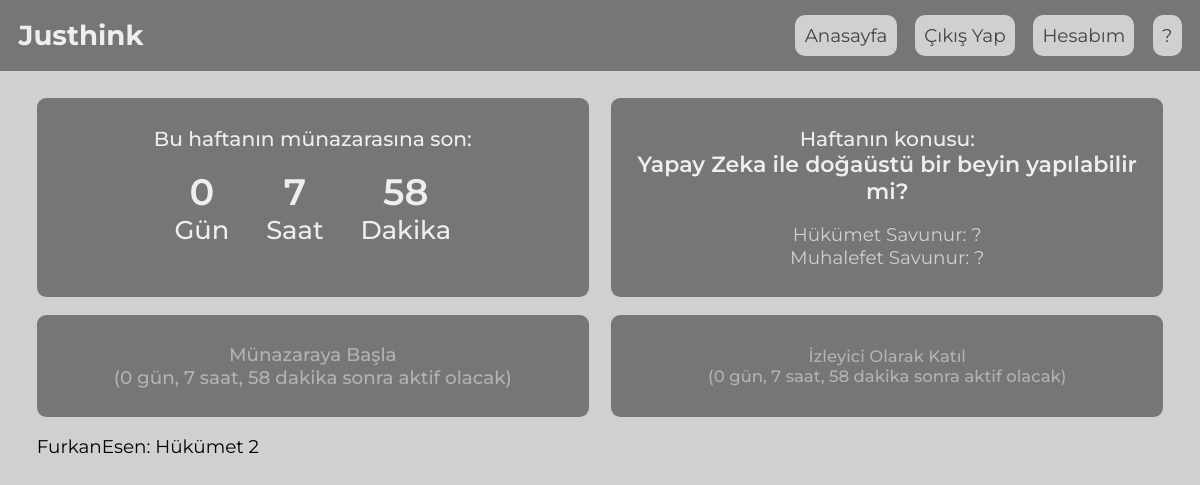
/discord/debate (signed in), run on the app's committed database.
### debate/models.py (models this page shows)
class Debate(models.Model):
    debate_id = models.AutoField(primary_key=True)
    debate_topic = models.CharField(max_length=50)
    debate_description = models.TextField(default='')
    debate_keywords = models.CharField(max_length=50)
    debate_start_date = models.DateTimeField(default=get_default_date())
    debate_announce_date = models.DateTimeField(default=get_default_date() - datetime.timedelta(hours = 1))
    debate_end_date = models.DateTimeField(default=get_default_date() + datetime.timedelta(hours=3))

class DebateActor(models.Model):
    actor_id = models.AutoField(primary_key=True)
    actor_user_account = models.ForeignKey(to = User, on_delete=models.CASCADE)
    actor_team = models.CharField(max_length=15)

### discord/views.py (the view, shortened to what this page needs)
# urls.py: path('debate', debate_view),
def debate_view(request):
    debate = Debate.objects.first()
    start_date, announce_date = debate.debate_start_date, debate.debate_announce_date
    nowtz = datetime.datetime.now().astimezone()
    debate_actor = {}
    if request.user.is_authenticated:
        try:
            debate_actor = DebateActor.objects.get(Q(actor_user_account = request.user))
        except DebateActor.DoesNotExist:
            debate_actor = False
    diff = (start_date - nowtz)
    days, hours, mins = diff.days, diff.seconds // 3600, (diff.seconds // 60) % 60
    offset = {'days': days, 'hours': hours, 'minutes': mins, 'debate': debate, 'debateactor': debate_actor}
    if announce_date <= nowtz:
        offset['announced'] = True
    if debate_actor:
        if debate_actor.actor_team == 'Belirlenmemiş':
            debate_actor.actor_team = random.choice([*DEBATE_TEAMS.keys()])
            while get_team_users(debate_actor.actor_team) >= 2:
                debate_actor.actor_team = random.choice([*DEBATE_TEAMS.keys()])
            debate_actor.save(update_fields=['actor_team'])
            offset['debateactor'] = debate_actor
    try:
        profile = Profile.objects.get(Q(user = request.user))
    except Profile.DoesNotExist:
        profile = {'ui_theme': 'tema1'}
    except TypeError:
        profile = {'ui_theme': 'tema1'}
    offset['profile'] = profile
    return render(request, 'debate.html', offset)

### templates/debate.html (shortened to what this page needs)
{% extends 'base.html' %}
{% block head %} <link rel="stylesheet" href="/static/debate.css"> {% endblock head %}
{% block content %}
    <div class="countdown topic-layout">
        <h5>{% if not started %} Bu haftanın münazarasına son: {% else %} Bu haftanın münazarasının bitmesine son: {% endif %}</h5>
        <ul class="countdown__list">
            <li>
                <div>{{ days }}</div>Gün
            </li>
            <li>
                <div>{{ hours }}</div>Saat
            </li>
            <li>
                <div>{{ minutes }}</div>Dakika
            </li>
        </ul>
    </div>
    <div class="topic-of-the-week topic-layout">
        <div class="top">
            <h5>Haftanın konusu:</h5>
            <div>{{ debate.debate_topic }}</div>
        </div>
        <div class="bottom">
            <div>Hükümet Savunur: ?</div>
            <div>Muhalefet Savunur: ?</div>
        </div>
    </div>
    {% if debateactor %}
    <a href="../debate/start_now" class="apply-debate topic-layout" style="font-size:1rem">
        <span class="{% if not started or not debateactor %}btn-disabled{% endif %}">Münazaraya Başla{% if not started %}<br>
            ({{days}} gün, {{hours}} saat, {{minutes}} dakika sonra aktif olacak){% endif %}</span>
    </a>
    {% else %}
    <a href="../debate/apply_now" class="apply-debate topic-layout" style="font-size:1rem">
        <span class="{% if announced %}btn-disabled{% endif %}">Münazaraya Başvur</span>
    </a>
    {% endif %}
    <a href="#" class="apply-debate topic-layout">
        <span class="{% if not started %}btn-disabled{% endif %}">İzleyici Olarak Katıl{% if not started %}<br>
            ({{days}} gün, {{hours}} saat, {{minutes}} dakika sonra aktif olacak){% endif %}</span>
    </a>
    {% if announced == True %}
        <div class="details">
            {{ debateactor.actor_user_account.username }}: {{ debateactor.actor_team }}
        </div>
    {% endif %}
{% endblock content %}

### static/index.css (style rules this page uses)
html { overflow-x: hidden; }

### static/debate.css (style rules this page uses)
.countdown { font-size: 1.4rem !important; }
.countdown h5 { font-size: 1.1rem; font-weight: 500; }
.countdown ul { display: flex; justify-content: center; gap: 2rem; font-weight: 500; }
.countdown ul div { font-weight: 600; font-size: 2rem; }
.topic-layout { flex-basis: 49%; background-color: var(--color-primary); border-radius: .5rem; padding: 1.5rem 1rem; text-align: center; color: var(--color-white); font-size: 1rem; display: flex; flex-direction: column; gap: 1rem; }
.topic-of-the-week h5 { font-size: 1.1rem; font-weight: 500; }
.topic-of-the-week .top div { font-weight: 600; font-size: 1.2rem; }
.topic-of-the-week .bottom { opacity: 0.75; }
.apply-debate { font-weight: 500; transition: opacity .2s ease-in; display: flex; align-items: center; justify-content: center; font-size: .9rem; }

### data on the page
Debate: debate_topic "Yapay Zeka ile doğaüstü bir beyin yapılabilir mi?"
DebateActor: actor_user_account.username "FurkanEsen", actor_team "Hükümet 2"

### other printed values
{{ days }} "0"
{{ hours }} "7"
{{ minutes }} "58"
